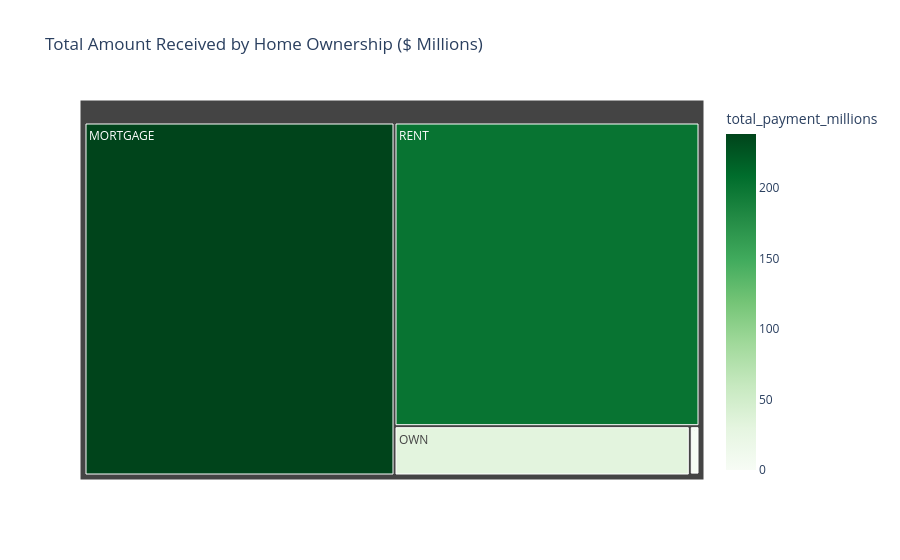

Notebook cell for this chart:
### Markdown cell above
### Home ownership by Total Amount Received

### Code cell
home_received = df.groupby('home_ownership')['total_payment'].sum().reset_index()
home_received['total_payment_millions'] = home_received['total_payment'] / 1_000_000

fig = px.treemap(
    home_received,
    path=['home_ownership'],
    values='total_payment_millions',
    color='total_payment_millions',
    color_continuous_scale='Greens',
    title='Total Amount Received by Home Ownership ($ Millions)'
)

fig.show()

### Figure 1 — Plotly figure (JSON) as saved in the notebook; plotly's stock layout.template omitted (floating-point values rounded to 4 significant figures)
{"data": [{"branchvalues": "total", "customdata": [[238.5], [0.01905], [1.025], [31.73], [201.8]], "domain": {"x": [0, 1], "y": [0, 1]}, "hovertemplate": "labels=%{label}<br>total_payment_millions_sum=%{value}<br>parent=%{parent}<br>id=%{id}<br>total_payment_millions=%{color}<extra></extra>", "ids": ["MORTGAGE", "NONE", "OTHER", "OWN", "RENT"], "labels": ["MORTGAGE", "NONE", "OTHER", "OWN", "RENT"], "marker": {"coloraxis": "coloraxis", "colors": [238.5, 0.01905, 1.025, 31.73, 201.8]}, "name": "", "parents": ["", "", "", "", ""], "type": "treemap", "values": [238.5, 0.01905, 1.025, 31.73, 201.8]}], "layout": {"coloraxis": {"colorbar": {"title": {"text": "total_payment_millions"}}, "colorscale": [[0, "rgb(247,252,245)"], [0.125, "rgb(229,245,224)"], [0.25, "rgb(199,233,192)"], [0.375, "rgb(161,217,155)"], [0.5, "rgb(116,196,118)"], [0.625, "rgb(65,171,93)"], [0.75, "rgb(35,139,69)"], [0.875, "rgb(0,109,44)"], [1, "rgb(0,68,27)"]]}, "legend": {"tracegroupgap": 0}, "title": {"text": "Total Amount Received by Home Ownership ($ Millions)"}}}
